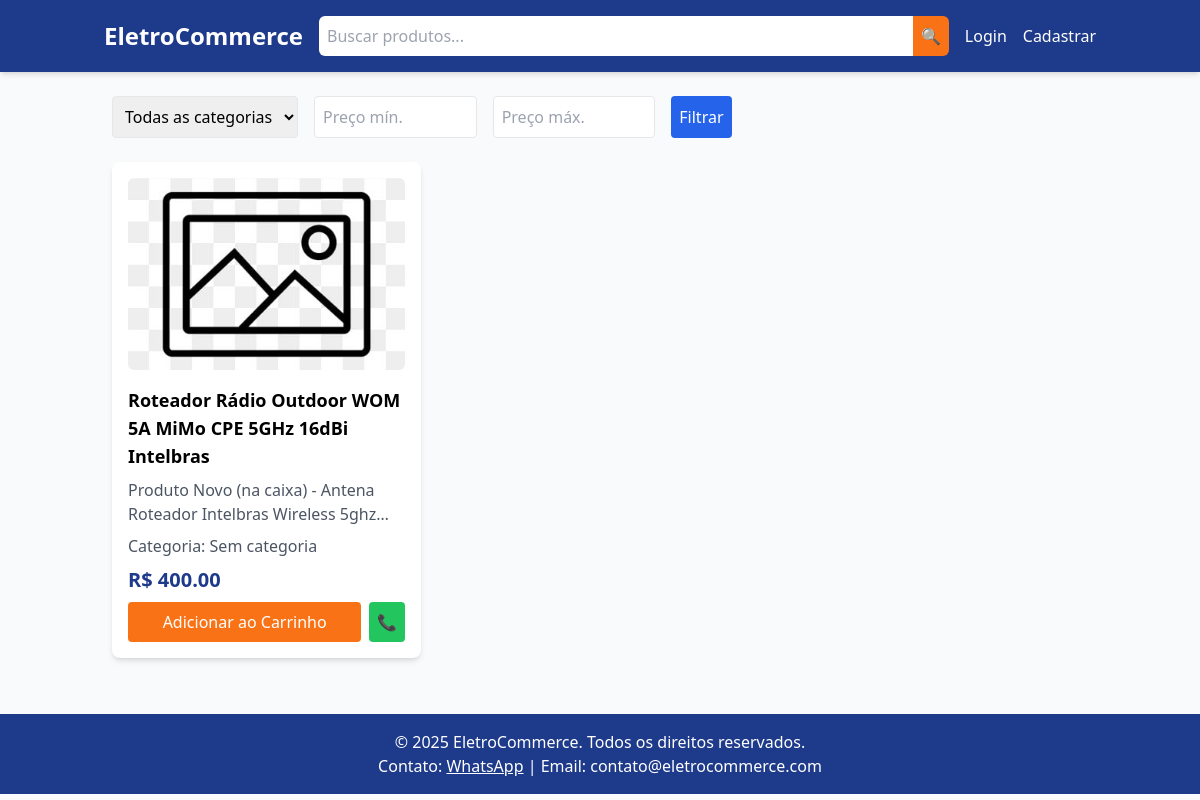
The page / on the database its author committed.
### tables this page shows
CREATE TABLE products (
            id INTEGER PRIMARY KEY AUTOINCREMENT,
            title TEXT NOT NULL,
            description TEXT,
            price REAL NOT NULL,
            user_id INTEGER, category TEXT, photo_path TEXT, photo_url TEXT, photo_public_id TEXT,
            FOREIGN KEY (user_id) REFERENCES users (id)
        );

### app.py (the view)
@app.route('/', methods=['GET'])
def home():
    conn = sqlite3.connect(get_db_path())
    c = conn.cursor()
    c.execute('''SELECT p.id, p.title, p.description, p.price, p.category,
                        (SELECT photo_url FROM product_photos WHERE product_id = p.id LIMIT 1) as photo_url
                 FROM products p LIMIT 8''')
    products = c.fetchall()
    conn.close()
    return render_template('home.html', products=products)

### app.py (called while the page is built)
def get_db_path():
    return os.path.join(os.path.dirname(__file__), 'database.db')

### templates/home.html (shortened to what this page needs)
<!DOCTYPE html>
<html lang="pt-BR">
<head>
    <script src="https://cdn.tailwindcss.com"></script>
</head>
<body class="bg-gray-50 font-sans">
    <header class="bg-blue-900 text-white sticky top-0 z-10 shadow-md">
        <div class="container mx-auto p-4 flex justify-between items-center">
            <h1 class="text-2xl font-bold">
                <a href="{{ url_for('home') }}">EletroCommerce</a>
            </h1>
            <div class="flex-1 mx-4">
                <form method="GET" class="flex">
                    <input type="text" name="search" placeholder="Buscar produtos..." value="{{ search_query }}"
                           class="w-full p-2 rounded-l-md border-none focus:ring-2 focus:ring-orange-500">
                    <button type="submit" class="p-2 bg-orange-500 text-white rounded-r-md hover:bg-orange-600">
                        🔍
                    </button>
                </form>
            </div>
            <nav class="flex items-center space-x-4">
                {% if session.username %}
                    <span>Olá, {{ session.username }}!</span>
                    {% if session.is_admin %}
                        <a href="{{ url_for('create_ad') }}" class="hover:underline">Criar Anúncio</a>
                    {% endif %}
                    <a href="{{ url_for('cart') }}" class="hover:underline">Carrinho</a>
                    <a href="{{ url_for('logout') }}" class="hover:underline">Sair</a>
                {% else %}
                    <a href="{{ url_for('login') }}" class="hover:underline">Login</a>
                    <a href="{{ url_for('register') }}" class="hover:underline">Cadastrar</a>
                {% endif %}
            </nav>
        </div>
    </header>
    <main class="container mx-auto p-6">
        <div class="mb-6">
            <form method="GET" class="flex flex-col sm:flex-row gap-4">
                <select name="category" class="p-2 border rounded">
                    <option value="">Todas as categorias</option>
                </select>
                <input type="number" name="min_price" placeholder="Preço mín." value="{{ min_price }}" step="0.01"
                       class="p-2 border rounded w-full sm:w-1/6">
                <input type="number" name="max_price" placeholder="Preço máx." value="{{ max_price }}" step="0.01"
                       class="p-2 border rounded w-full sm:w-1/6">
                <button type="submit" class="p-2 bg-blue-600 text-white rounded hover:bg-blue-700">Filtrar</button>
            </form>
        </div>
        <div class="grid grid-cols-1 sm:grid-cols-2 lg:grid-cols-3 gap-6">
            {% for product in products %}
            <div class="bg-white p-4 rounded-lg shadow-md hover:shadow-lg transition">
                {% if product[5] %}
                    <img src="{{ product[5] }}" alt="{{ product[1] }}"
                         class="w-full h-48 object-cover rounded-md mb-4">
                {% else %}
                    <img src="{{ url_for('static', filename='uploads/placeholder.png') }}" alt="Sem imagem"
                         class="w-full h-48 object-cover rounded-md mb-4">
                {% endif %}
                <h3 class="text-lg font-semibold mb-2">{{ product[1] }}</h3>
                <p class="text-gray-600 mb-2 line-clamp-2">{{ product[2] }}</p>
                <p class="text-gray-600 mb-2">Categoria: {{ product[4] or 'Sem categoria' }}</p>
                <p class="text-xl font-bold text-blue-900 mb-2">R$ {{ "%.2f" % product[3] }}</p>
                <div class="flex space-x-2">
                    <a href="{{ url_for('add_to_cart', product_id=product[0]) }}"
                       class="flex-1 p-2 bg-orange-500 text-white rounded hover:bg-orange-600 text-center">
                        Adicionar ao Carrinho
                    </a>
                    <a href="https://wa.me/5511999999999?text=Quero%20comprar%20{{ product[1] }}"
                       class="p-2 bg-green-500 text-white rounded hover:bg-green-600">📞</a>
                </div>
            </div>
            {% else %}
            <p class="text-gray-600">Nenhum produto disponível.</p>
            {% endfor %}
        </div>
    </main>
    <footer class="bg-blue-900 text-white p-4 mt-8">
        <div class="container mx-auto text-center">
            <p>&copy; 2025 EletroCommerce. Todos os direitos reservados.</p>
            <p>Contato: <a href="https://wa.me/5511999999999" class="underline">WhatsApp</a> | Email: contato@eletrocommerce.com</p>
        </div>
    </footer>
</body>
</html>

### rows shown on the page
products: title "Roteador Rádio Outdoor WOM 5A MiMo CPE 5GHz 16dBi Intelbras", description "Produto Novo (na caixa) - Antena Roteador Intelbras Wireless…", product "Sem categoria", price "400.00"
